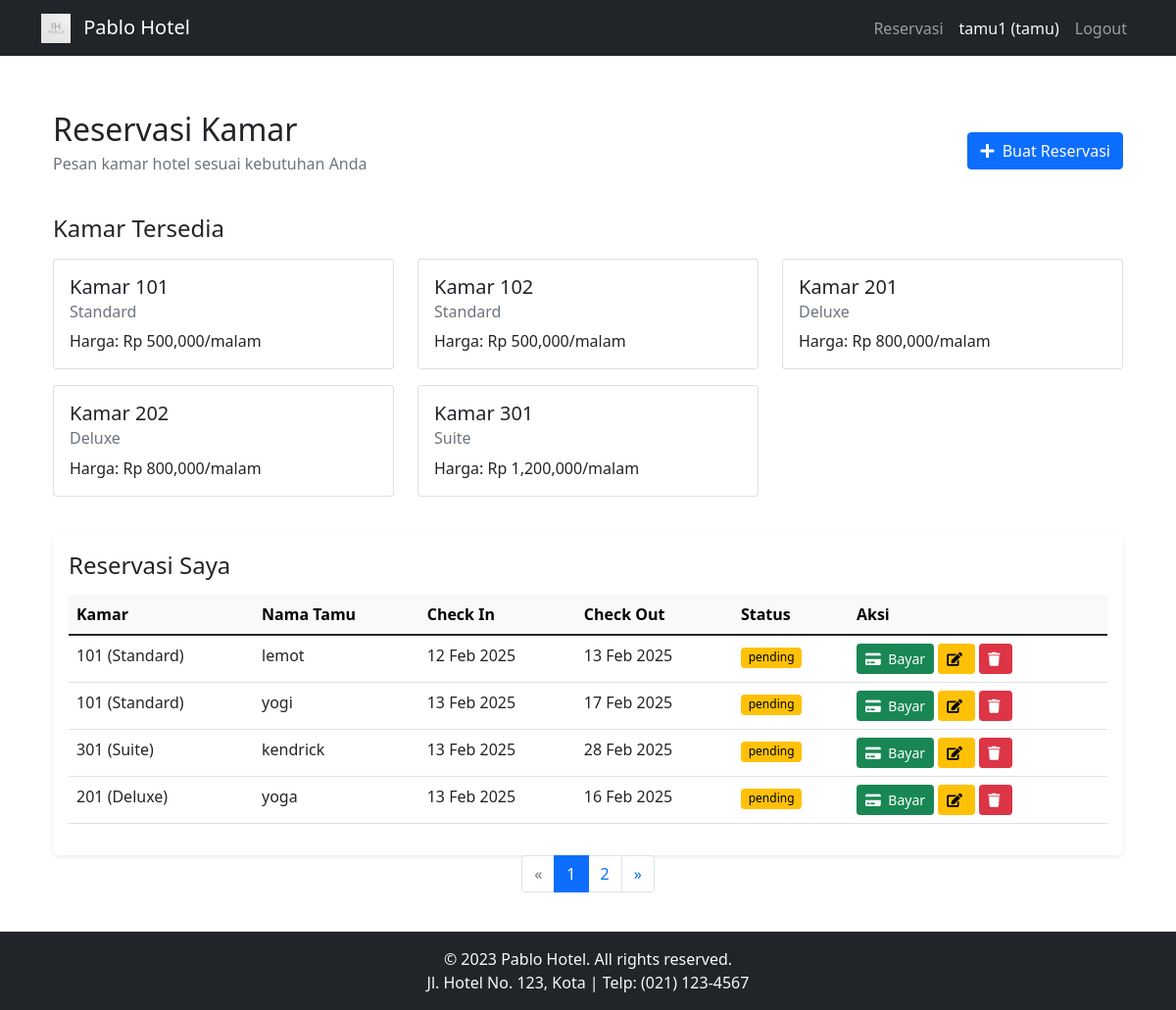
The page /reservasi/ (signed in) on the database its author committed.
### hotel_app/app/models/user.py (models this page shows)
class User(UserMixin, db.Model):
    id = db.Column(db.Integer, primary_key=True)
    username = db.Column(db.String(80), unique=True, nullable=False)
    password = db.Column(db.String(80), nullable=False)
    nama = db.Column(db.String(100), nullable=False)
    email = db.Column(db.String(120), nullable=False)
    no_hp = db.Column(db.String(15), nullable=False)
    role = db.Column(db.String(20), nullable=False, default='tamu')

### hotel_app/app/models/hotel.py (models this page shows)
class Kamar(db.Model):
    id = db.Column(db.Integer, primary_key=True)
    nomor = db.Column(db.String(10), unique=True, nullable=False)
    tipe = db.Column(db.String(50), nullable=False)
    harga = db.Column(db.Float, nullable=False)
    status = db.Column(db.String(20), default='tersedia')
    gambar = db.Column(db.String(200))

class Reservasi(db.Model):
    id = db.Column(db.Integer, primary_key=True)
    user_id = db.Column(db.Integer, db.ForeignKey('user.id'), nullable=False)
    kamar_id = db.Column(db.Integer, db.ForeignKey('kamar.id'), nullable=False)
    nama_tamu = db.Column(db.String(100), nullable=False)
    email = db.Column(db.String(100))
    no_telp = db.Column(db.String(20))
    check_in = db.Column(db.DateTime, nullable=False)
    check_out = db.Column(db.DateTime, nullable=False)
    status = db.Column(db.String(20), default='pending')
    created_at = db.Column(db.DateTime, default=datetime.utcnow)
    user = db.relationship('User', backref='reservasi')
    kamar = db.relationship('Kamar', backref='reservasi')
    pembayaran = db.relationship('Pembayaran', backref='reservasi', cascade='all, delete-orphan')

### hotel_app/app/controllers/reservasi.py (the view)
@reservasi_bp.route('/')
@login_required
def index():
    page = request.args.get(get_page_parameter(), type=int, default=1)
    per_page = 4
    pagination = Reservasi.query.filter_by(user_id=current_user.id)\
        .order_by(Reservasi.created_at.desc())\
        .paginate(page=page, per_page=per_page, error_out=False)
    kamar_tersedia = Kamar.query.filter_by(status='tersedia').all()
    return render_template('reservasi/index.html',
        reservasi=pagination.items,
        pagination=pagination,
        kamar=kamar_tersedia
    )

### hotel_app/app/__init__.py (called while the page is built)
def create_app():
    app = Flask(__name__)
    app.config.from_object(Config)
    db.init_app(app)
    migrate.init_app(app, db)
    login_manager.init_app(app)
    from app.models.user import User
    @login_manager.user_loader
    def load_user(user_id):
        return User.query.get(int(user_id))
    from app.controllers.auth import auth_bp
    from app.controllers.main import main_bp
    from app.controllers.admin import admin_bp
    from app.controllers.reservasi import reservasi_bp
    app.register_blueprint(auth_bp)
    app.register_blueprint(main_bp)
    app.register_blueprint(admin_bp)
    app.register_blueprint(reservasi_bp)
    return app

### hotel_app/app/templates/reservasi/index.html (shortened to what this page needs)
{% extends "base.html" %}
{% block content %}
<div class="container">
    <div class="d-flex justify-content-between align-items-center mb-4">
        <div>
            <h2 class="mb-1">Reservasi Kamar</h2>
            <p class="text-muted">Pesan kamar hotel sesuai kebutuhan Anda</p>
        </div>
        <button type="button" class="btn btn-primary" data-bs-toggle="modal" data-bs-target="#tambahReservasiModal">
            <i class="fas fa-plus"></i> Buat Reservasi
        </button>
    </div>
    <div class="row mb-4">
        <div class="col-12">
            <h4 class="mb-3">Kamar Tersedia</h4>
            <div class="row">
                {% for k in kamar %}
                <div class="col-md-4 mb-3">
                    <div class="card">
                        <div class="card-body">
                            <h5 class="card-title">Kamar {{ k.nomor }}</h5>
                            <h6 class="card-subtitle mb-2 text-muted">{{ k.tipe }}</h6>
                            <p class="card-text">
                                Harga: Rp {{ "{:,.0f}".format(k.harga) }}/malam
                            </p>
                        </div>
                    </div>
                </div>
                {% endfor %}
            </div>
        </div>
    </div>
    <div class="card border-0 shadow-sm">
        <div class="card-body">
            <h4 class="mb-3">Reservasi Saya</h4>
            <div class="table-responsive">
                <table class="table table-hover">
                    <thead class="table-light">
                        <tr>
                            <th>Kamar</th>
                            <th>Nama Tamu</th>
                            <th>Check In</th>
                            <th>Check Out</th>
                            <th>Status</th>
                            <th>Aksi</th>
                        </tr>
                    </thead>
                    <tbody>
                        {% for r in reservasi %}
                        <tr>
                            <td>{{ r.kamar.nomor }} ({{ r.kamar.tipe }})</td>
                            <td>{{ r.nama_tamu }}</td>
                            <td>{{ r.check_in.strftime('%d %b %Y') }}</td>
                            <td>{{ r.check_out.strftime('%d %b %Y') }}</td>
                            <td>
                                <span class="badge bg-{{ 'success' if r.status == 'confirmed' else 'warning' }}">
                                    {{ r.status }}
                                </span>
                            </td>
                            <td>
                                {% if r.status == 'pending' %}
                                <a href="{{ url_for('reservasi.pembayaran', reservasi_id=r.id) }}" class="btn btn-sm btn-success">
                                    <i class="fas fa-credit-card"></i> Bayar
                                </a>
                                {% elif r.status == 'confirmed' and r.pembayaran %}
                                <a href="{{ url_for('reservasi.struk', pembayaran_id=r.pembayaran[0].id) }}" class="btn btn-sm btn-info">
                                    <i class="fas fa-print"></i> Cetak Struk
                                </a>
                                {% endif %}
                                <button class="btn btn-sm btn-warning" data-bs-toggle="modal" data-bs-target="#editModal{{ r.id }}">
                                    <i class="fas fa-edit"></i>
                                </button>
                                <a href="{{ url_for('reservasi.hapus', id=r.id) }}" class="btn btn-sm btn-danger" onclick="return confirm('Yakin ingin menghapus reservasi ini?')">
                                    <i class="fas fa-trash"></i>
                                </a>
                            </td>
                        </tr>
                        {% endfor %}
                    </tbody>
                </table>
            </div>
        </div>
    </div>
    <div class="d-flex justify-content-center">
        <ul class="pagination">
            {% if pagination.has_prev %}
            <li class="page-item">
                <a class="page-link" href="{{ url_for('reservasi.index', page=pagination.prev_num) }}" aria-label="Previous">
                    <span aria-hidden="true">&laquo;</span>
                </a>
            </li>
            {% else %}
            <li class="page-item disabled">
                <span class="page-link" aria-hidden="true">&laquo;</span>
            </li>
            {% endif %}
            {% for page in pagination.iter_pages(left_edge=1, right_edge=1, left_current=2, right_current=2) %}
                {% if page %}
                    {% if page == pagination.page %}
                    <li class="page-item active"><span class="page-link">{{ page }}</span></li>
                    {% else %}
                    <li class="page-item"><a class="page-link" href="{{ url_for('reservasi.index', page=page) }}">{{ page }}</a></li>
                    {% endif %}
                {% else %}
                <li class="page-item disabled"><span class="page-link">…</span></li>
                {% endif %}
            {% endfor %}
            {% if pagination.has_next %}
            <li class="page-item">
                <a class="page-link" href="{{ url_for('reservasi.index', page=pagination.next_num) }}" aria-label="Next">
                    <span aria-hidden="true">&raquo;</span>
                </a>
            </li>
            {% else %}
            <li class="page-item disabled">
                <span class="page-link" aria-hidden="true">&raquo;</span>
            </li>
            {% endif %}
        </ul>
    </div>
</div>
{% endblock %}

### hotel_app/app/templates/base.html (shortened to what this page needs)
<!DOCTYPE html>
<html lang="en">
<head>
    <link href="https://cdn.jsdelivr.net/npm/bootstrap@5.1.3/dist/css/bootstrap.min.css" rel="stylesheet">
    <link rel="stylesheet" href="{{ url_for('static', filename='css/style.css') }}">
    <link rel="stylesheet" href="https://cdnjs.cloudflare.com/ajax/libs/font-awesome/5.15.4/css/all.min.css">
</head>
<body>
    <nav class="navbar navbar-expand-lg navbar-dark bg-dark">
        <div class="container">
            <a class="navbar-brand" href="{{ url_for('main.home') }}">
                <img src="{{ url_for('static', filename='assets/images/logo/logo.jpg') }}"
                     height="30" class="d-inline-block align-text-top me-2">
                Pablo Hotel
            </a>
            <div class="navbar-nav">
                {% if current_user.is_authenticated %}
                    {% if current_user.role == 'admin' %}
                        <a class="nav-link" href="{{ url_for('admin.tamu') }}">Kelola Tamu</a>
                    {% else %}
                        <a class="nav-link" href="{{ url_for('reservasi.index') }}">Reservasi</a>
                    {% endif %}
                    <span class="nav-link text-light">{{ current_user.username }} ({{ current_user.role }})</span>
                    <a class="nav-link" href="{{ url_for('auth.logout') }}">Logout</a>
                {% else %}
                    <a class="nav-link" href="{{ url_for('auth.login') }}">Login</a>
                    <a class="nav-link" href="{{ url_for('auth.register') }}">Register</a>
                {% endif %}
            </div>
        </div>
    </nav>
    <div class="container mt-4">
        {% block content %}{% endblock %}
    </div>
    <footer class="bg-dark text-light py-3 mt-4">
        <div class="container text-center">
            <p class="mb-0">&copy; 2023 Pablo Hotel. All rights reserved.</p>
            <p class="mb-0">Jl. Hotel No. 123, Kota | Telp: (021) 123-4567</p>
        </div>
    </footer>
</body>
</html>

### hotel_app/app/static/css/style.css (style rules this page uses)
.navbar { margin-bottom: 2rem; }
.card { transition: transform 0.2s; }
.table th { font-weight: 600; }
.badge { font-weight: 500; }
.btn-sm { padding: 0.25rem 0.5rem; }
.fas { margin-right: 0.25rem; }
.badge.bg-warning { background-color: #ffc107 !important; color: #000; }
body { display: flex; flex-direction: column; min-height: 100vh; }
.container { flex: 1; }
footer { background-color: #343a40; color: #ffffff; padding: 10px 0; text-align: center; }

### rows shown on the page
User: username "tamu1", role "tamu"
Kamar: nomor "101", tipe "Standard", harga "500,000"
Kamar: nomor "102", tipe "Standard", harga "500,000"
Kamar: nomor "201", tipe "Deluxe", harga "800,000"
Kamar: nomor "202", tipe "Deluxe", harga "800,000"
Kamar: nomor "301", tipe "Suite", harga "1,200,000"
Reservasi: kamar.nomor "101", kamar.tipe "Standard", nama_tamu "lemot", check_in "12 Feb 2025", check_out "13 Feb 2025", status "pending"
Reservasi: kamar.nomor "101", kamar.tipe "Standard", nama_tamu "yogi", check_in "13 Feb 2025", check_out "17 Feb 2025", status "pending"
Reservasi: kamar.nomor "301", kamar.tipe "Suite", nama_tamu "kendrick", check_in "13 Feb 2025", check_out "28 Feb 2025", status "pending"
Reservasi: kamar.nomor "201", kamar.tipe "Deluxe", nama_tamu "yoga", check_in "13 Feb 2025", check_out "16 Feb 2025", status "pending"

### other values the page prints
{{ page }} "1"
{{ page }} "2"
